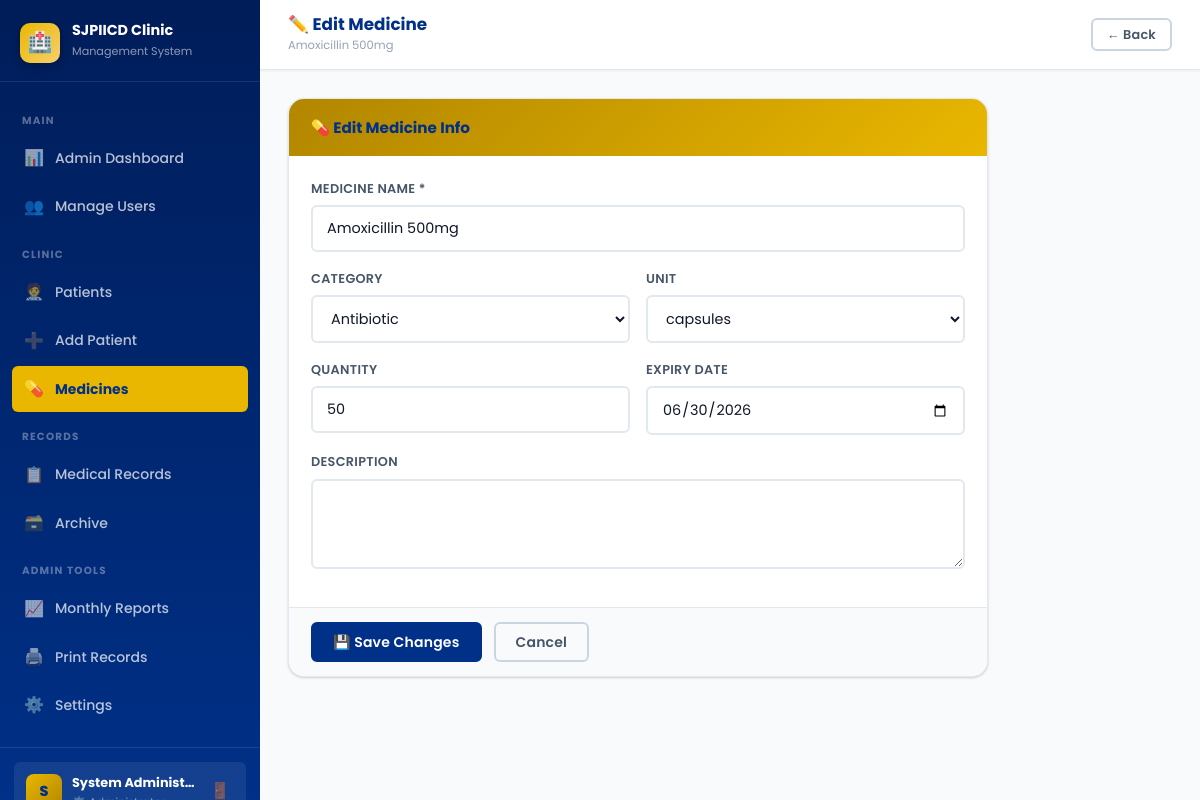
/medicines/edit.php?id=2 (signed in), run on the app's committed database.
### tables this page shows
CREATE TABLE IF NOT EXISTS `medicines` (
  `id` INT AUTO_INCREMENT PRIMARY KEY,
  `medicine_name` VARCHAR(200) NOT NULL,
  `category` VARCHAR(100) DEFAULT NULL,
  `quantity` INT NOT NULL DEFAULT 0,
  `unit` VARCHAR(50) DEFAULT 'pcs',
  `expiry_date` DATE DEFAULT NULL,
  `description` TEXT DEFAULT NULL,
  `status` ENUM('available','low','out_of_stock','expired') DEFAULT 'available',
  `created_at` TIMESTAMP DEFAULT CURRENT_TIMESTAMP
);

### medicines/edit.php (the view, shortened to what this page needs)
<?php
require_once '../config/db.php';
$id = (int)($_GET['id']??0);
$med = $conn->query("SELECT * FROM medicines WHERE id=$id")->fetch_assoc();
$m = $med;
?>
<!DOCTYPE html>
<html lang="en">
<head>
<link rel="stylesheet" href="../css/style.css">
</head>
<body>
<div class="app-layout">
  <?php include '../includes/sidebar.php'; ?>
  <div class="main-content">
    <div class="topbar">
      <div class="topbar-title"><h3>✏️ Edit Medicine</h3><p><?= htmlspecialchars($m['medicine_name']) ?></p></div>
      <div class="topbar-right"><a href="list.php" class="btn btn-outline btn-sm">← Back</a></div>
    </div>
    <div class="page-content">
      <div class="card" style="max-width:700px">
        <div class="card-header card-header-yellow"><h3>💊 Edit Medicine Info</h3></div>
        <form method="POST">
        <div class="card-body">
          <div class="form-group"><label>Medicine Name *</label><input type="text" name="medicine_name" value="<?= htmlspecialchars($m['medicine_name']) ?>" required></div>
          <div class="form-row">
            <div class="form-group">
              <label>Category</label>
              <select name="category">
                <?php foreach(['Analgesic','Antibiotic','Antihistamine','Antiviral','NSAID','GI Medicine','Electrolyte','Antiseptic','Supplement','Cardiovascular','Respiratory','Other'] as $c): ?>
                <option value="<?= $c ?>" <?= $m['category']===$c?'selected':'' ?>><?= $c ?></option>
                <?php endforeach; ?>
              </select>
            </div>
            <div class="form-group">
              <label>Unit</label>
              <select name="unit">
                <?php foreach(['tablets','capsules','bottles','sachets','ampules','vials','pcs','ml'] as $u): ?>
                <option value="<?= $u ?>" <?= $m['unit']===$u?'selected':'' ?>><?= $u ?></option>
                <?php endforeach; ?>
              </select>
            </div>
          </div>
          <div class="form-row">
            <div class="form-group"><label>Quantity</label><input type="number" name="quantity" min="0" value="<?= $m['quantity'] ?>"></div>
            <div class="form-group"><label>Expiry Date</label><input type="date" name="expiry_date" value="<?= $m['expiry_date']??'' ?>"></div>
          </div>
          <div class="form-group"><label>Description</label><textarea name="description"><?= htmlspecialchars($m['description']??'') ?></textarea></div>
        </div>
        <div class="card-footer" style="display:flex;gap:12px">
          <button type="submit" class="btn btn-primary">💾 Save Changes</button>
          <a href="list.php" class="btn btn-outline">Cancel</a>
        </div>
        </form>
      </div>
    </div>
  </div>
</div>
</body>
</html>

### css/style.css (style rules this page uses)
:root { --blue-dark: #003087; --blue-mid: #0050B3; --blue-light: #4A90D9; --blue-pale: #E8F4FD; --yellow: #E9B700; --yellow-light:#F7D06C; --yellow-bg: #FFF3D9; --yellow-dark: #B28600; --white: #FFFFFF; --gray-50: #F8FAFC; --gray-100: #F1F5F9; --gray-200: #E2E8F0; --gray-300: #CBD5E1; --gray-500: #94A3B8; --gray-600: #64748B; --gray-700: #475569; --gray-900: #0F172A; --danger: #DC2626; --danger-bg: #FEF2F2; --success: #16A34A; --success-bg: #F0FDF4; --warning: #D97706; --warning-bg: #FFFBEB; --info: #2563EB; --shadow-xs: 0 1px 2px rgba(0,0,0,0.08); --shadow-sm: 0 1px 3px rgba(0,0,0,0.12), 0 1px 2px rgba(0,0,0,0.06); --shadow-md: 0 4px 6px rgba(0,0,0,0.07), 0 2px 4px rgba(0,0,0,0.06); --shadow-lg: 0 10px 15px rgba(0,0,0,0.10), 0 4px 6px rgba(0,0,0,0.05); --shadow-xl: 0 20px 40px rgba(0,0,0,0.15); --radius: 16px; --radius-sm: 10px; --radius-xs: 6px; --sidebar-w: 260px; --topbar-h: 70px; --transition: all 0.2s cubic-bezier(0.4,0,0.2,1); }
* { box-sizing: border-box; margin: 0; padding: 0; }
html { scroll-behavior: smooth; }
body { font-family: 'Poppins', 'Segoe UI', system-ui, sans-serif; background: var(--gray-50); color: var(--gray-900); line-height: 1.65; font-size: 14.5px; -webkit-font-smoothing: antialiased; }
a { text-decoration: none; color: inherit; }
input, select, textarea, button { font-family: inherit; }
.form-group { display:flex; flex-direction:column; gap:6px; margin-bottom:16px; }
.form-group label { font-size:.8rem; font-weight:600; color:var(--gray-700); letter-spacing:.3px; text-transform:uppercase; }
.form-group input,.form-group select,.form-group textarea { padding:11px 14px; border:2px solid var(--gray-200); border-radius:var(--radius-xs); font-size:.9rem; color:var(--gray-900); background:var(--white); transition:var(--transition); outline:none; }
.form-group textarea { resize:vertical; min-height:90px; }
.form-group select { cursor:pointer; }
.form-group input::placeholder,.form-group textarea::placeholder { color:var(--gray-300); }
.form-row { display:grid; grid-template-columns:1fr 1fr; gap:16px; }
.btn { display:inline-flex; align-items:center; justify-content:center; gap:7px; padding:10px 20px; border-radius:var(--radius-xs); font-size:.875rem; font-weight:600; cursor:pointer; border:2px solid transparent; transition:var(--transition); white-space:nowrap; line-height:1.2; letter-spacing:.2px; }
.btn-primary { background:var(--blue-dark); color:var(--white); border-color:var(--blue-dark); }
.btn-outline { background:transparent; color:var(--gray-700); border-color:var(--gray-300); }
.btn-sm { padding:7px 14px; font-size:.8rem; }
.app-layout { display:flex; min-height:100vh; }
.main-content { flex:1; margin-left:var(--sidebar-w); min-height:100vh; display:flex; flex-direction:column; }
.topbar { height:var(--topbar-h); background:var(--white); border-bottom:1px solid var(--gray-200); display:flex; align-items:center; justify-content:space-between; padding:0 28px; position:sticky; top:0; z-index:50; box-shadow:0 1px 3px rgba(0,0,0,.06); gap:16px; }
.topbar-title h3 { font-size:1.05rem; font-weight:700; color:var(--blue-dark); display:flex; align-items:center; gap:8px; line-height:1.2; }
.topbar-title p { font-size:.72rem; color:var(--gray-500); margin-top:1px; }
.topbar-right { display:flex; align-items:center; gap:12px; flex-shrink:0; }
.page-content { flex:1; padding:28px; }
.card { background:var(--white); border-radius:var(--radius); box-shadow:var(--shadow-sm); overflow:hidden; border:1px solid var(--gray-200); }
.card-header { background:var(--blue-dark); color:var(--white); padding:16px 22px; display:flex; align-items:center; justify-content:space-between; gap:12px; }
.card-header h3 { font-size:.95rem; font-weight:700; display:flex; align-items:center; gap:8px; }
.card-header-yellow { background:linear-gradient(135deg,var(--yellow-dark),var(--yellow)); color:var(--blue-dark); }
.card-body { padding:22px; }
.card-footer { padding:14px 22px; border-top:1px solid var(--gray-200); background:var(--gray-50); display:flex; align-items:center; gap:10px; }

### data on the page
medicines: medicine_name "Amoxicillin 500mg", category "Antibiotic", unit "capsules", quantity "50", expiry_date "06/30/2026"

### other printed values
substr($_SESSION['full_name'],0,1) "S"
$_SESSION['full_name'] "System Administ…"
